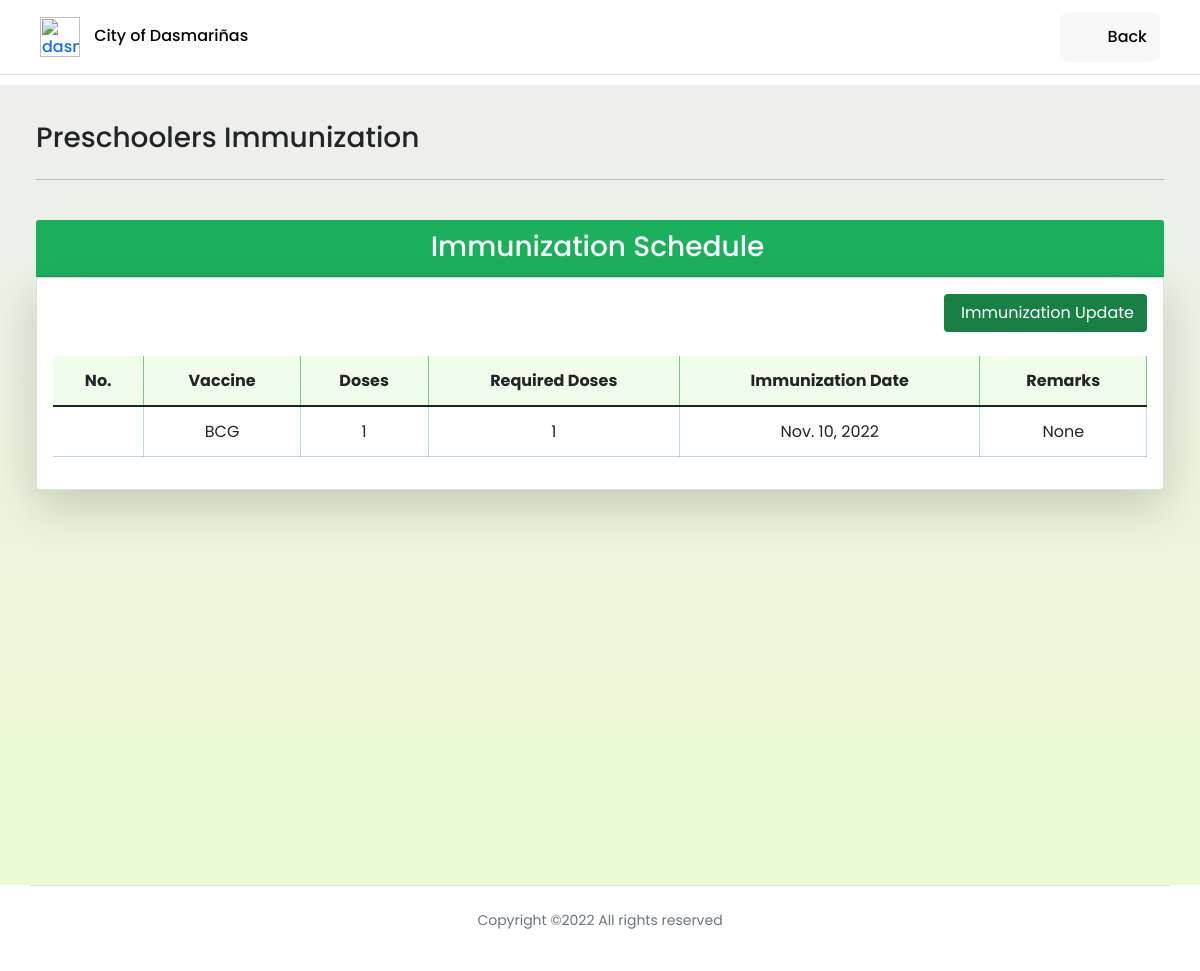
The page /preschooler_profile/immunization/5/ on the database as committed earlier.
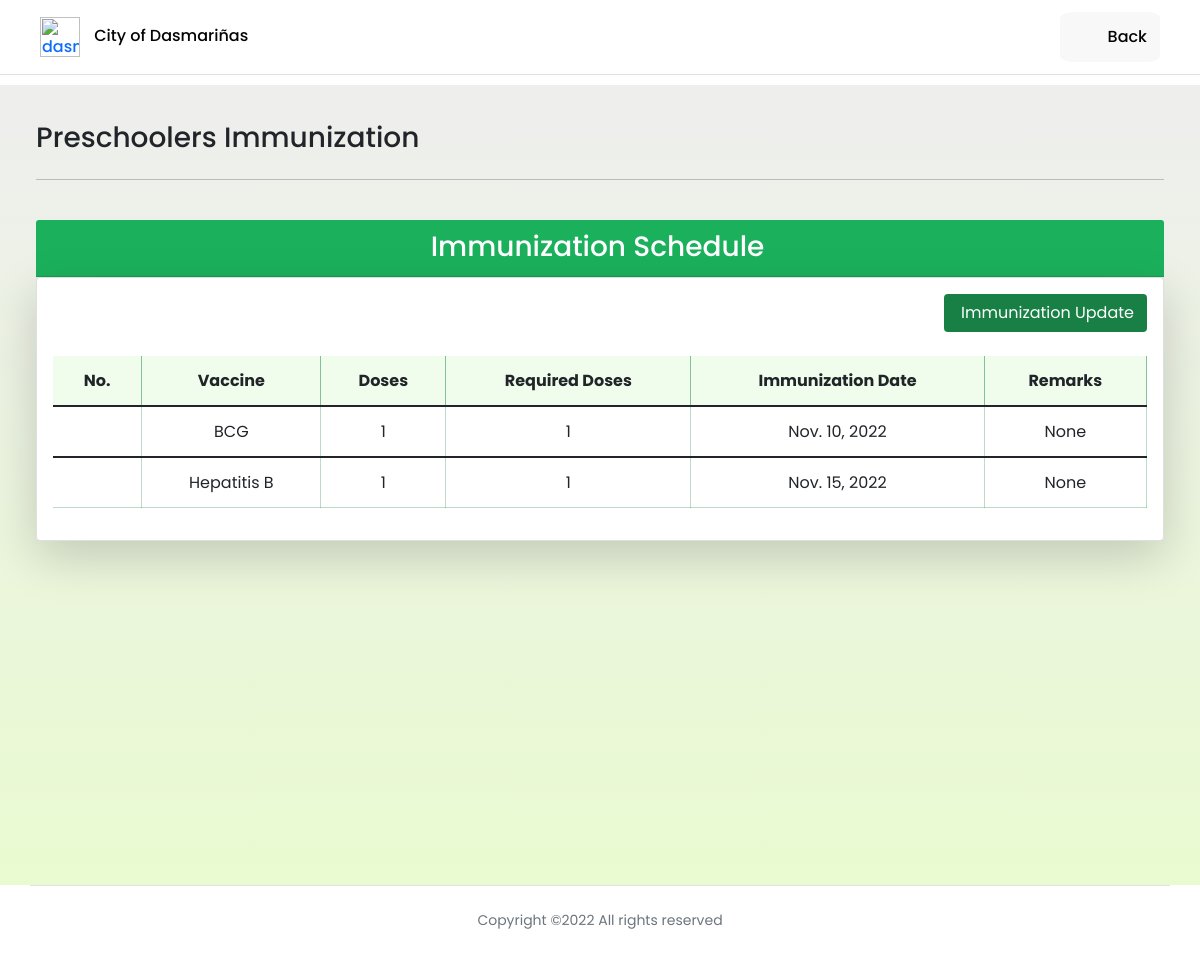
The same page on the database as committed later.
### profilingApp/models.py (models this page shows, shortened)
class Vaccine(Model):
    VACCINES = [('BCG', 'BCG'),
                ('Hepatitis B', 'Hepatitis B'),
                ('Oral Poliovirus Vaccine', 'Oral Poliovirus Vaccine'),
                ('Pentavalent Vaccine', 'Pentavalent Vaccine'),
                ('Measles Containing Vaccines', 'Measles Containing Vaccines'),
                ('Tetanus Toxoid', 'Tetanus Toxoid'),
                ('Inactivated Polio Vaccine', 'Inactivated Polio Vaccine'),
                ('Measles Mumps - Rubella', 'Measles Mumps - Rubella'),]
    vax_preschooler = models.ForeignKey(Preschooler, on_delete=CASCADE)
    vax_name = models.CharField(max_length=500, choices=VACCINES)
    vax_dose = models.IntegerField()
    vax_date = models.DateField(null=True, blank=True)
    vax_remarks = models.DateField(null=True, blank=True)

### profilingApp/views.py (the view, shortened to what this page needs)
# urls.py: path('preschooler_profile/immunization/<str:pk>/', views.immunization_schedule, name='immunization_schedule'),
def immunization_schedule(request, pk):
    preschooler = Preschooler.objects.get(id=pk)
    vaccines = Vaccine.objects.filter(vax_preschooler=preschooler)
    vax_list = vaccines.values_list('vax_name', flat=True)
    dose_list = vaccines.values_list('vax_dose', flat=True)
    context = {'vaccines' : vaccines,
               'vax_list' : vax_list,
               'dose_list' : dose_list}
    return render(request, 'activities/BHW Immunization Schedule.html', context)

### profilingApp/templates/activities/BHW Immunization Schedule.html (shortened to what the changed rows need)
{% extends 'activities/BHW Home.html' %}
{% load static %}
{% block dashboard %}
<div id="grid" class="container-fluid" style="padding:3%; margin: top 65px;">
    <div class="text-black">
        <div class="row">
            <div class="col">
                <div class="card shadow-lg p-3 bg-white rounded" >
                    <div class="table-responsive">
                        <table class="table table-hover table-cell-border" id="table_validation">
                            <br>
                            <thead>
                                <tr>
                                    <th scope="col" class="text-center">No.</th>
                                    <th scope="col" class="text-center">Vaccine</th>
                                    <th scope="col" class="text-center">Doses</th>
                                    <th scope="col" class="text-center">Required Doses</th>
                                    <th scope="col" class="text-center">Immunization Date</th>
                                    <th scope="col" class="text-center">Remarks</th>
                                </tr>
                            </thead>
                            {% for vaccine in vaccines %}
                            <tbody>
                                <tr>
                                    {% if vaccine.vax_name == 'Oral Poliovirus Vaccine' or vaccine.vax_name == 'Pentavalent Vaccine' or vaccine.vax_name == 'Measles Containing Vaccines' %}
                                        <td class="text-center"></td>
                                        <td class="text-center">{{ vaccine.vax_name }}</td>
                                        <td class="text-center">{{ vaccine.vax_dose }}</td>
                                        <td class="text-center">3</td>
                                        <td class="text-center">{{ vaccine.vax_date }}</td>
                                        <td class="text-center">{{ vaccine.vax_remarks }}</td>
                                    {% else %}
                                        <td class="text-center"></td>
                                        <td class="text-center">{{ vaccine.vax_name }}</td>
                                        <td class="text-center">{{ vaccine.vax_dose }}</td>
                                        <td class="text-center">1</td>
                                        <td class="text-center">{{ vaccine.vax_date }}</td>
                                        <td class="text-center">{{ vaccine.vax_remarks }}</td>
                                    {% endif %}
                                </tr>
                            </tbody>
                            {% endfor %}
                        </table>
                    </div>
                </div>
            </div>
        </div>
    </div>
</div>
{% endblock %}

Rows that differ between the two databases and show on the page:
added Vaccine: vax_name "Hepatitis B", vax_dose "1", vax_date "Nov. 15, 2022", vax_remarks "None"
